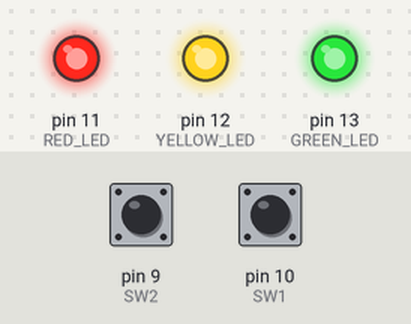
The sketch below on a simulated Arduino Uno, built with avr-gcc and run on an emulated ATmega328P. On the bench: output pins drawn as LEDs (lit = HIGH). Dashed ring = blinking. The inputs (shaded band) are chosen by the test bench; at power-on: pin 9 (SW2) LOW, pin 10 (SW1) LOW.

Above: at 1.2 s.
1.3 s: pin 9 (SW2) pulled HIGH for 0.15 s
At 2.7 s:
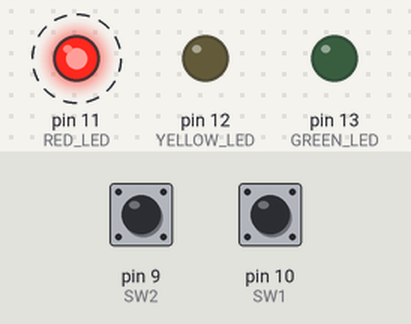
4.3 s: pin 9 (SW2) pulled HIGH for 1 s
At 5.55 s:
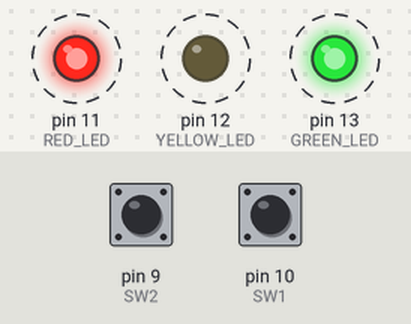
8.3 s: pin 9 (SW2) pulled HIGH for 3.2 s
At 9.3 s:
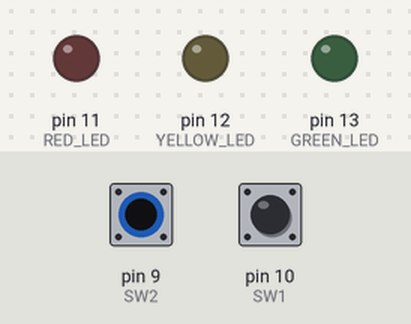
13.0 s: pin 10 (SW1) pulled HIGH for 0.15 s
At 13.25 s:
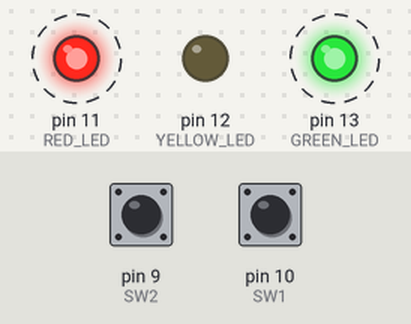
Timing chart, 0 to 17.1 s (numbered marks = the images above; inputs shaded):
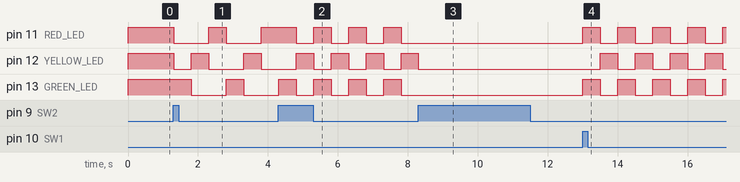

The sketch:

PIE_Bike_Light.ino
```cpp
const uint16_t BLINK_INTERVAL = 500;  // Time interval between toggling LED1 in milliseconds
const uint16_t DEBOUNCE_INTERVAL = 10;  // Timer interval between successive SW1 reads in milliseconds
const uint8_t GREEN_LED = 13;         // GREEN_LED is connected to D13
const uint8_t YELLOW_LED = 12;        // YELLOW_LED is connected to D12
const uint8_t RED_LED = 11;           // RED_LED is connected to D11
const uint8_t SW1 = 10;               // SW1 is connected to D10
const uint8_t SW2 = 9;                // SW2 is connected to D9

enum states {                         // Define enumerated type for state machine states
  NONE,
  ALL_ON,
  ALL_FLASHING,
  ALL_OFF,
  ALTERNATE_FLASHING,
  BOUNCING_LIGHT,
};

states prior_state, state;            // Global variables to store the prior and current states
uint32_t flashing_time;                 // Global variable to store the time that YELLOW_LED last changed state
uint16_t flashing_count;                // Global variable to store the number of times YELLOW_LED has changed
                                      //   states
uint32_t debounce_time;               // Global variable to store the time since SW1 or SW2 was read
bool SW1_went_back_low;               // Global variable to indicate that SW1 returned low after going high
bool SW2_went_back_low;               // Global variable to indicate that SW2 returned low after going high
bool SW1_high;                        // Global variable to store whether SW1 is high
bool SW2_high;                        // Global variable to store whether SW is high


void all_on() {
  uint32_t t;                           // Local variable to store the current value of the millis timer

  if (state != prior_state) {         // If we are entering the state, do initialization stuff
    prior_state = state;
    digitalWrite(GREEN_LED, HIGH);
    digitalWrite(YELLOW_LED, HIGH);
    digitalWrite(RED_LED, HIGH);
  }

  // Perform state tasks
  // Check for state transitions
  t = millis();                     // Get the current value of the millis timer
  if (t >= debounce_time + DEBOUNCE_INTERVAL) { // Sees if DEBOUNCE_INTERVAL millisecodnds have elapsed since debounce_time,
    SW1_high = digitalRead(SW1) == HIGH;
    SW2_high = digitalRead(SW2) == HIGH;
    if (SW1_went_back_low && SW1_high) {
      state = ALL_FLASHING;
      SW1_went_back_low = false;
    } else if (!SW1_went_back_low && !SW1_high) {
      SW1_went_back_low = true;
    } else if (SW2_went_back_low && SW2_high) {
      state = BOUNCING_LIGHT;
      SW2_went_back_low = false;
    } else if (!SW2_went_back_low && !SW2_high) {
      SW2_went_back_low = true;
    }
    debounce_time = t;
  }

  if (state != prior_state) {         // If we are leaving the state, do clean up stuff
    digitalWrite(GREEN_LED, LOW);
    digitalWrite(YELLOW_LED, LOW);
    digitalWrite(RED_LED, LOW);
  }
}

void all_flashing() {
  uint32_t t;                           // Local variable to store the current value of the millis timer

  if (state != prior_state) {         // If we are entering the state, do initialization stuff
    prior_state = state;
    digitalWrite(GREEN_LED, HIGH);
    digitalWrite(YELLOW_LED, HIGH);
    digitalWrite(RED_LED, HIGH);
    flashing_time = millis();
  }

  // Perform state tasks
  t = millis();
  if (t >= flashing_time + BLINK_INTERVAL) {
    digitalWrite(GREEN_LED, !digitalRead(GREEN_LED));
    digitalWrite(YELLOW_LED, !digitalRead(YELLOW_LED));
    digitalWrite(RED_LED, !digitalRead(RED_LED));
    flashing_time = t;
  }

  // Check for state transitions
  if (t >= debounce_time + DEBOUNCE_INTERVAL) {
    SW1_high = digitalRead(SW1) == HIGH;
    SW2_high = digitalRead(SW2) == HIGH;
    if (SW1_went_back_low && SW1_high) {
      state = ALL_OFF;
      SW1_went_back_low = false;
    } else if (!SW1_went_back_low && !SW1_high) {
      SW1_went_back_low = true;
    } else if (SW2_went_back_low && SW2_high) {
      state = ALL_ON;
      SW2_went_back_low = false;
    } else if (!SW2_went_back_low && !SW2_high) {
      SW2_went_back_low = true;
    }
    debounce_time = t;
  }


  if (state != prior_state) {         // If we are leaving the state, do clean up stuff
    digitalWrite(GREEN_LED, LOW);
    digitalWrite(YELLOW_LED, LOW);
    digitalWrite(RED_LED, LOW);
  }
}

void all_off() {
  uint32_t t;                           // Local variable to store the current value of the millis timer

  if (state != prior_state) {         // If we are entering the state, do initialization stuff
    prior_state = state;
    digitalWrite(GREEN_LED, LOW);
    digitalWrite(YELLOW_LED, LOW);
    digitalWrite(RED_LED, LOW);
  }

  // Perform state tasks


  // Check for state transitions
  t = millis();
  if (t >= debounce_time + DEBOUNCE_INTERVAL) {
    SW1_high = digitalRead(SW1) == HIGH;
    SW2_high = digitalRead(SW2) == HIGH;
    if (SW1_went_back_low && SW1_high) {
      state = ALTERNATE_FLASHING;
      SW1_went_back_low = false;
    } else if (!SW1_went_back_low && !SW1_high) {
      SW1_went_back_low = true;
    } else if (SW2_went_back_low && SW2_high) {
      state = ALL_FLASHING;
      SW2_went_back_low = false;
    } else if (!SW2_went_back_low && !SW2_high) {
      SW2_went_back_low = true;
    }
    debounce_time = t;
  }

  if (state != prior_state) {         // If we are leaving the state, do clean up stuff
    digitalWrite(GREEN_LED, LOW);
    digitalWrite(YELLOW_LED, LOW);
    digitalWrite(RED_LED, LOW);
  }
}

void alternate_flashing() {
  uint32_t t;                           // Local variable to store the current value of the millis timer

  if (state != prior_state) {         // If we are entering the state, do initialization stuff
    prior_state = state;
    digitalWrite(GREEN_LED, HIGH);
    digitalWrite(YELLOW_LED, LOW);
    digitalWrite(RED_LED, HIGH);
    flashing_time = millis();
  }

  // Perform state tasks
  t = millis();
  if (t >= flashing_time + BLINK_INTERVAL) {
    digitalWrite(GREEN_LED, !digitalRead(GREEN_LED));
    digitalWrite(YELLOW_LED, !digitalRead(YELLOW_LED));
    digitalWrite(RED_LED, !digitalRead(RED_LED));
    flashing_time = t;
  }

  // Check for state transitions
  if (t >= debounce_time + DEBOUNCE_INTERVAL) {
    SW1_high = digitalRead(SW1) == HIGH;
    SW2_high = digitalRead(SW2) == HIGH;
    if (SW1_went_back_low && SW1_high) {
      state = BOUNCING_LIGHT;
      SW1_went_back_low = false;
    } else if (!SW1_went_back_low && !SW1_high) {
      SW1_went_back_low = true;
    } else if (SW2_went_back_low && SW2_high) {
      state = ALL_OFF;
      SW2_went_back_low = false;
    } else if (!SW2_went_back_low && !SW2_high) {
      SW2_went_back_low = true;
    }
    debounce_time = t;
  }


  if (state != prior_state) {         // If we are leaving the state, do clean up stuff
    digitalWrite(GREEN_LED, LOW);
    digitalWrite(YELLOW_LED, LOW);
    digitalWrite(RED_LED, LOW);
  }
}

void bouncing_light() {
  uint32_t t;                           // Local variable to store the current value of the millis timer

  if (state != prior_state) {         // If we are entering the state, do initialization stuff
    prior_state = state;
    digitalWrite(GREEN_LED, HIGH);
    digitalWrite(YELLOW_LED, LOW);
    digitalWrite(RED_LED, LOW);
    flashing_time = millis();
    flashing_count = 1;
  }

  // Perform state tasks
  t = millis();
  if (t >= flashing_time + BLINK_INTERVAL && flashing_count%3 == 1) {
    digitalWrite(GREEN_LED, !digitalRead(GREEN_LED));
    digitalWrite(YELLOW_LED, !digitalRead(YELLOW_LED));
    flashing_time = t;
    flashing_count++;
  }
  if (t >= flashing_time + BLINK_INTERVAL && flashing_count%3 == 2) {
    digitalWrite(YELLOW_LED, !digitalRead(YELLOW_LED));
    digitalWrite(RED_LED, !digitalRead(RED_LED));
    flashing_time = t;
    flashing_count++;
  }
  if (t >= flashing_time + BLINK_INTERVAL && flashing_count%3 == 0) {
    digitalWrite(RED_LED, !digitalRead(RED_LED));
    digitalWrite(GREEN_LED, !digitalRead(GREEN_LED));
    flashing_time = t;
    flashing_count++;
  }


  if (t >= debounce_time + DEBOUNCE_INTERVAL) {
    SW1_high = digitalRead(SW1) == HIGH;
    SW2_high = digitalRead(SW2) == HIGH;
    if (SW1_went_back_low && SW1_high) {
      state = ALL_ON;
      SW1_went_back_low = false;
    } else if (!SW1_went_back_low && !SW1_high) {
      SW1_went_back_low = true;
    } else if (SW2_went_back_low && SW2_high) {
      state = ALTERNATE_FLASHING;
      SW2_went_back_low = false;
    } else if (!SW2_went_back_low && !SW2_high) {
      SW2_went_back_low = true;
    }
    debounce_time = t;
  }

  if (state != prior_state) {         // If we are leaving the state, do clean up stuff
    digitalWrite(GREEN_LED, LOW);
    digitalWrite(YELLOW_LED, LOW);
    digitalWrite(RED_LED, LOW);
  }
}
void setup() {
  pinMode(GREEN_LED, OUTPUT);         // Configure GREEN_LED pin as a digital output
  pinMode(YELLOW_LED, OUTPUT);        // Configure YELLOW_LED pin as a digital output
  pinMode(RED_LED, OUTPUT);           // Configure RED_LED pin as a digital output
  pinMode(SW1, INPUT);                // Configure SW1 pin as a digital input
  pinMode(SW2, INPUT);                // Configure SW2 pin as a digital input

  digitalWrite(GREEN_LED, LOW);       // Set GREEN_LED low initially
  digitalWrite(YELLOW_LED, LOW);      // Set YELLOW_LED low initially
  digitalWrite(RED_LED, LOW);         // Set RED_LED low initially

  debounce_time = millis();
  SW1_went_back_low = true;
  SW2_went_back_low = true;

  prior_state = NONE;
  state = ALL_ON;
}

void loop() {
  switch (state) {
    case ALL_ON:
      all_on();
      break;
    case ALL_FLASHING:
      all_flashing();
      break;
    case ALL_OFF:
      all_off();
      break;
    case ALTERNATE_FLASHING:
      alternate_flashing();
      break;
    case BOUNCING_LIGHT:
      bouncing_light();
      break;
  }
}
```

Measured:
- after the input at 1.3 s, pin 11 (RED_LED): alternates HIGH for 0.50 s and LOW for 1.0 s, starting at once; pin 12 (YELLOW_LED): goes LOW 0.50 s, HIGH 0.50 s, LOW 1.0 s, HIGH 0.50 s, then LOW, starting at once; pin 13 (GREEN_LED): HIGH → LOW after 0.51 s, → HIGH 1.0 s later, → LOW 0.50 s later
- after the input at 4.3 s, pin 11 (RED_LED): alternates HIGH for 0.50 s and LOW for 0.50 s, starting after 0.51 s; pin 12 (YELLOW_LED): alternates HIGH for 0.50 s and LOW for 0.50 s, starting after 1.5 s; pin 13 (GREEN_LED): alternates HIGH for 0.50 s and LOW for 0.50 s, starting after 1.0 s
- after the input at 8.3 s, pin 11 (RED_LED), pin 13 (GREEN_LED): stops changing and stays LOW; pin 12 (YELLOW_LED): goes on until 8.3 s, then stays LOW
- after the input at 13.0 s, pin 11 (RED_LED), pin 13 (GREEN_LED): alternates HIGH for 0.50 s and LOW for 0.50 s, starting at once; pin 12 (YELLOW_LED): alternates HIGH for 0.50 s and LOW for 0.50 s, starting after 0.50 s
